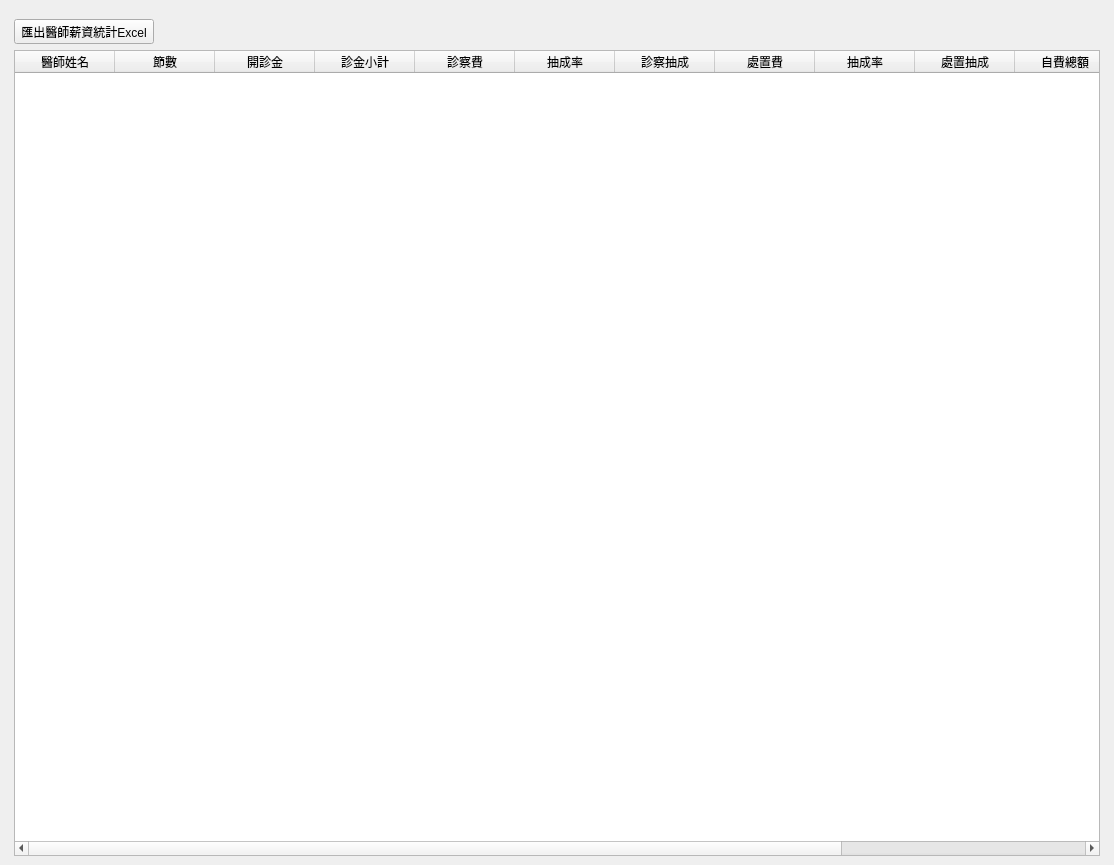
<?xml version="1.0" encoding="UTF-8"?>
<ui version="4.0">
 <class>WindowStatisticsDoctorIncome</class>
 <widget class="QMainWindow" name="WindowStatisticsDoctorIncome">
  <property name="geometry">
   <rect>
    <x>0</x>
    <y>0</y>
    <width>1114</width>
    <height>865</height>
   </rect>
  </property>
  <property name="windowTitle">
   <string>醫師收入統計</string>
  </property>
  <widget class="QWidget" name="centralwidget">
   <layout class="QHBoxLayout" name="horizontalLayout">
    <item>
     <layout class="QVBoxLayout" name="verticalLayout">
      <property name="leftMargin">
       <number>5</number>
      </property>
      <property name="topMargin">
       <number>10</number>
      </property>
      <property name="rightMargin">
       <number>5</number>
      </property>
      <item>
       <layout class="QVBoxLayout" name="verticalLayout_5">
        <item>
         <layout class="QHBoxLayout" name="horizontalLayout_income">
          <item>
           <layout class="QVBoxLayout" name="verticalLayout_2">
            <item>
             <layout class="QHBoxLayout" name="horizontalLayout_3">
              <item>
               <widget class="QToolButton" name="toolButton_export_doctor_excel">
                <property name="text">
                 <string>匯出醫師薪資統計Excel</string>
                </property>
                <property name="icon">
                 <iconset>
                  <normaloff>../icons/document-export.svg</normaloff>../icons/document-export.svg</iconset>
                </property>
                <property name="toolButtonStyle">
                 <enum>Qt::ToolButtonTextBesideIcon</enum>
                </property>
               </widget>
              </item>
              <item>
               <spacer name="horizontalSpacer">
                <property name="orientation">
                 <enum>Qt::Horizontal</enum>
                </property>
                <property name="sizeHint" stdset="0">
                 <size>
                  <width>40</width>
                  <height>20</height>
                 </size>
                </property>
               </spacer>
              </item>
             </layout>
            </item>
            <item>
             <widget class="QTableWidget" name="tableWidget_doctor">
              <property name="maximumSize">
               <size>
                <width>16777215</width>
                <height>16777215</height>
               </size>
              </property>
              <property name="editTriggers">
               <set>QAbstractItemView::NoEditTriggers</set>
              </property>
              <property name="selectionMode">
               <enum>QAbstractItemView::SingleSelection</enum>
              </property>
              <property name="selectionBehavior">
               <enum>QAbstractItemView::SelectRows</enum>
              </property>
              <column>
               <property name="text">
                <string>醫師姓名</string>
               </property>
              </column>
              <column>
               <property name="text">
                <string>節數</string>
               </property>
              </column>
              <column>
               <property name="text">
                <string>開診金</string>
               </property>
              </column>
              <column>
               <property name="text">
                <string>診金小計</string>
               </property>
              </column>
              <column>
               <property name="text">
                <string>診察費</string>
               </property>
              </column>
              <column>
               <property name="text">
                <string>抽成率</string>
               </property>
              </column>
              <column>
               <property name="text">
                <string>診察抽成</string>
               </property>
              </column>
              <column>
               <property name="text">
                <string>處置費</string>
               </property>
              </column>
              <column>
               <property name="text">
                <string>抽成率</string>
               </property>
              </column>
              <column>
               <property name="text">
                <string>處置抽成</string>
               </property>
              </column>
              <column>
               <property name="text">
                <string>自費總額</string>
               </property>
              </column>
              <column>
               <property name="text">
                <string>自費抽成</string>
               </property>
              </column>
              <column>
               <property name="text">
                <string>醫師薪資</string>
               </property>
              </column>
             </widget>
            </item>
           </layout>
          </item>
          <item>
           <layout class="QVBoxLayout" name="verticalLayout_chart"/>
          </item>
         </layout>
        </item>
       </layout>
      </item>
     </layout>
    </item>
   </layout>
  </widget>
  <widget class="QMenuBar" name="menubar">
   <property name="geometry">
    <rect>
     <x>0</x>
     <y>0</y>
     <width>1114</width>
     <height>33</height>
    </rect>
   </property>
  </widget>
  <action name="action_export_excel">
   <property name="icon">
    <iconset>
     <normaloff>../icons/document-export.svg</normaloff>../icons/document-export.svg</iconset>
   </property>
   <property name="text">
    <string>匯出Excel</string>
   </property>
  </action>
 </widget>
 <resources/>
 <connections/>
</ui>
